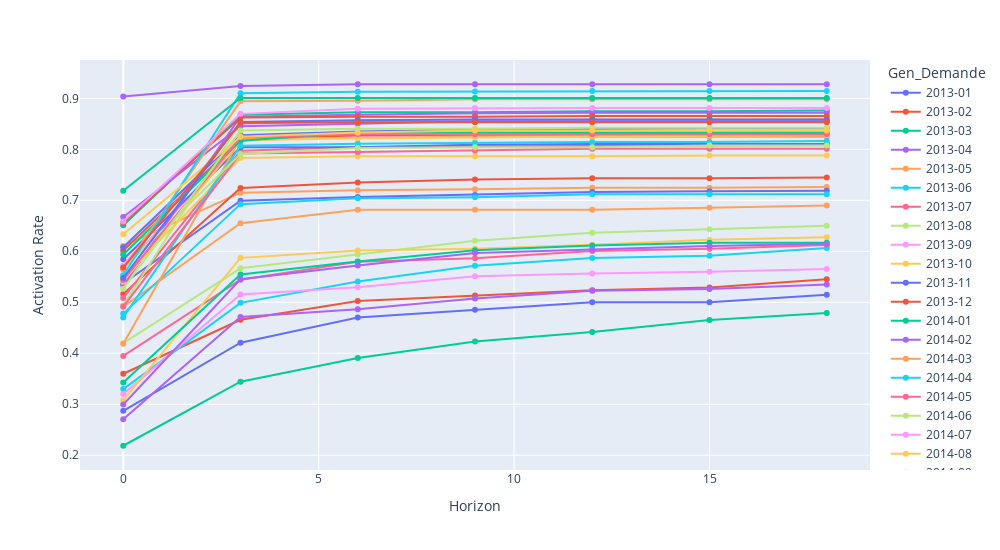

Notebook code cell kept with this figure:
### Markdown cell above
#### Entite B

### Code cell
plot_gen_horizon(df[df["Entite"]=="B"], gen="Gen_Demande", horizon="Horizon_Activ", x_axis="g")

### Figure 1 — Plotly figure (JSON) as saved in the notebook; plotly's stock layout.template omitted (floating-point values rounded to 4 significant figures)
{"data": [{"hovertemplate": "Gen_Demande=2013-01<br>Horizon=%{x}<br>Activation Rate=%{y}<extra></extra>", "legendgroup": "2013-01", "line": {"color": "#636efa", "dash": "solid"}, "marker": {"symbol": "circle"}, "mode": "lines+markers", "name": "2013-01", "orientation": "v", "showlegend": true, "type": "scatter", "x": [0, 3, 6, 9, 12, 15, 18], "xaxis": "x", "y": [0.2871, 0.4208, 0.4703, 0.4851, 0.5, 0.5, 0.5149], "yaxis": "y"}, {"hovertemplate": "Gen_Demande=2013-02<br>Horizon=%{x}<br>Activation Rate=%{y}<extra></extra>", "legendgroup": "2013-02", "line": {"color": "#EF553B", "dash": "solid"}, "marker": {"symbol": "circle"}, "mode": "lines+markers", "name": "2013-02", "orientation": "v", "showlegend": true, "type": "scatter", "x": [0, 3, 6, 9, 12, 15, 18], "xaxis": "x", "y": [0.3598, 0.4656, 0.5026, 0.5132, 0.5238, 0.5291, 0.545], "yaxis": "y"}, {"hovertemplate": "Gen_Demande=2013-03<br>Horizon=%{x}<br>Activation Rate=%{y}<extra></extra>", "legendgroup": "2013-03", "line": {"color": "#00cc96", "dash": "solid"}, "marker": {"symbol": "circle"}, "mode": "lines+markers", "name": "2013-03", "orientation": "v", "showlegend": true, "type": "scatter", "x": [0, 3, 6, 9, 12, 15, 18], "xaxis": "x", "y": [0.2186, 0.3442, 0.3907, 0.4233, 0.4419, 0.4651, 0.4791], "yaxis": "y"}, {"hovertemplate": "Gen_Demande=2013-04<br>Horizon=%{x}<br>Activation Rate=%{y}<extra></extra>", "legendgroup": "2013-04", "line": {"color": "#ab63fa", "dash": "solid"}, "marker": {"symbol": "circle"}, "mode": "lines+markers", "name": "2013-04", "orientation": "v", "showlegend": true, "type": "scatter", "x": [0, 3, 6, 9, 12, 15, 18], "xaxis": "x", "y": [0.2705, 0.4711, 0.4863, 0.5076, 0.5228, 0.5258, 0.535], "yaxis": "y"}, {"hovertemplate": "Gen_Demande=2013-05<br>Horizon=%{x}<br>Activation Rate=%{y}<extra></extra>", "legendgroup": "2013-05", "line": {"color": "#FFA15A", "dash": "solid"}, "marker": {"symbol": "circle"}, "mode": "lines+markers", "name": "2013-05", "orientation": "v", "showlegend": true, "type": "scatter", "x": [0, 3, 6, 9, 12, 15, 18], "xaxis": "x", "y": [0.6103, 0.715, 0.7198, 0.7214, 0.7246, 0.7246, 0.7262], "yaxis": "y"}, {"hovertemplate": "Gen_Demande=2013-06<br>Horizon=%{x}<br>Activation Rate=%{y}<extra></extra>", "legendgroup": "2013-06", "line": {"color": "#19d3f3", "dash": "solid"}, "marker": {"symbol": "circle"}, "mode": "lines+markers", "name": "2013-06", "orientation": "v", "showlegend": true, "type": "scatter", "x": [0, 3, 6, 9, 12, 15, 18], "xaxis": "x", "y": [0.3297, 0.4989, 0.5407, 0.5714, 0.5868, 0.5912, 0.6066], "yaxis": "y"}, {"hovertemplate": "Gen_Demande=2013-07<br>Horizon=%{x}<br>Activation Rate=%{y}<extra></extra>", "legendgroup": "2013-07", "line": {"color": "#FF6692", "dash": "solid"}, "marker": {"symbol": "circle"}, "mode": "lines+markers", "name": "2013-07", "orientation": "v", "showlegend": true, "type": "scatter", "x": [0, 3, 6, 9, 12, 15, 18], "xaxis": "x", "y": [0.3949, 0.5444, 0.5794, 0.5864, 0.6005, 0.6051, 0.6121], "yaxis": "y"}, {"hovertemplate": "Gen_Demande=2013-08<br>Horizon=%{x}<br>Activation Rate=%{y}<extra></extra>", "legendgroup": "2013-08", "line": {"color": "#B6E880", "dash": "solid"}, "marker": {"symbol": "circle"}, "mode": "lines+markers", "name": "2013-08", "orientation": "v", "showlegend": true, "type": "scatter", "x": [0, 3, 6, 9, 12, 15, 18], "xaxis": "x", "y": [0.4199, 0.5666, 0.5937, 0.6208, 0.6366, 0.6433, 0.6501], "yaxis": "y"}, {"hovertemplate": "Gen_Demande=2013-09<br>Horizon=%{x}<br>Activation Rate=%{y}<extra></extra>", "legendgroup": "2013-09", "line": {"color": "#FF97FF", "dash": "solid"}, "marker": {"symbol": "circle"}, "mode": "lines+markers", "name": "2013-09", "orientation": "v", "showlegend": true, "type": "scatter", "x": [0, 3, 6, 9, 12, 15, 18], "xaxis": "x", "y": [0.3202, 0.5152, 0.5295, 0.551, 0.5564, 0.5599, 0.5653], "yaxis": "y"}, {"hovertemplate": "Gen_Demande=2013-10<br>Horizon=%{x}<br>Activation Rate=%{y}<extra></extra>", "legendgroup": "2013-10", "line": {"color": "#FECB52", "dash": "solid"}, "marker": {"symbol": "circle"}, "mode": "lines+markers", "name": "2013-10", "orientation": "v", "showlegend": true, "type": "scatter", "x": [0, 3, 6, 9, 12, 15, 18], "xaxis": "x", "y": [0.3081, 0.5871, 0.6016, 0.6048, 0.6129, 0.6226, 0.6274], "yaxis": "y"}, {"hovertemplate": "Gen_Demande=2013-11<br>Horizon=%{x}<br>Activation Rate=%{y}<extra></extra>", "legendgroup": "2013-11", "line": {"color": "#636efa", "dash": "solid"}, "marker": {"symbol": "circle"}, "mode": "lines+markers", "name": "2013-11", "orientation": "v", "showlegend": true, "type": "scatter", "x": [0, 3, 6, 9, 12, 15, 18], "xaxis": "x", "y": [0.5367, 0.6992, 0.7062, 0.7105, 0.7161, 0.7175, 0.7189], "yaxis": "y"}, {"hovertemplate": "Gen_Demande=2013-12<br>Horizon=%{x}<br>Activation Rate=%{y}<extra></extra>", "legendgroup": "2013-12", "line": {"color": "#EF553B", "dash": "solid"}, "marker": {"symbol": "circle"}, "mode": "lines+markers", "name": "2013-12", "orientation": "v", "showlegend": true, "type": "scatter", "x": [0, 3, 6, 9, 12, 15, 18], "xaxis": "x", "y": [0.5163, 0.7239, 0.7351, 0.7407, 0.743, 0.743, 0.7446], "yaxis": "y"}, {"hovertemplate": "Gen_Demande=2014-01<br>Horizon=%{x}<br>Activation Rate=%{y}<extra></extra>", "legendgroup": "2014-01", "line": {"color": "#00cc96", "dash": "solid"}, "marker": {"symbol": "circle"}, "mode": "lines+markers", "name": "2014-01", "orientation": "v", "showlegend": true, "type": "scatter", "x": [0, 3, 6, 9, 12, 15, 18], "xaxis": "x", "y": [0.3425, 0.5543, 0.5801, 0.6022, 0.6114, 0.6169, 0.6169], "yaxis": "y"}, {"hovertemplate": "Gen_Demande=2014-02<br>Horizon=%{x}<br>Activation Rate=%{y}<extra></extra>", "legendgroup": "2014-02", "line": {"color": "#ab63fa", "dash": "solid"}, "marker": {"symbol": "circle"}, "mode": "lines+markers", "name": "2014-02", "orientation": "v", "showlegend": true, "type": "scatter", "x": [0, 3, 6, 9, 12, 15, 18], "xaxis": "x", "y": [0.2995, 0.545, 0.5721, 0.5968, 0.6036, 0.6104, 0.6149], "yaxis": "y"}, {"hovertemplate": "Gen_Demande=2014-03<br>Horizon=%{x}<br>Activation Rate=%{y}<extra></extra>", "legendgroup": "2014-03", "line": {"color": "#FFA15A", "dash": "solid"}, "marker": {"symbol": "circle"}, "mode": "lines+markers", "name": "2014-03", "orientation": "v", "showlegend": true, "type": "scatter", "x": [0, 3, 6, 9, 12, 15, 18], "xaxis": "x", "y": [0.4913, 0.655, 0.6812, 0.6812, 0.6812, 0.6856, 0.69], "yaxis": "y"}, {"hovertemplate": "Gen_Demande=2014-04<br>Horizon=%{x}<br>Activation Rate=%{y}<extra></extra>", "legendgroup": "2014-04", "line": {"color": "#19d3f3", "dash": "solid"}, "marker": {"symbol": "circle"}, "mode": "lines+markers", "name": "2014-04", "orientation": "v", "showlegend": true, "type": "scatter", "x": [0, 3, 6, 9, 12, 15, 18], "xaxis": "x", "y": [0.4778, 0.6925, 0.7041, 0.706, 0.7118, 0.7118, 0.7118], "yaxis": "y"}, {"hovertemplate": "Gen_Demande=2014-05<br>Horizon=%{x}<br>Activation Rate=%{y}<extra></extra>", "legendgroup": "2014-05", "line": {"color": "#FF6692", "dash": "solid"}, "marker": {"symbol": "circle"}, "mode": "lines+markers", "name": "2014-05", "orientation": "v", "showlegend": true, "type": "scatter", "x": [0, 3, 6, 9, 12, 15, 18], "xaxis": "x", "y": [0.5086, 0.7973, 0.8047, 0.8059, 0.8071, 0.8084, 0.8084], "yaxis": "y"}, {"hovertemplate": "Gen_Demande=2014-06<br>Horizon=%{x}<br>Activation Rate=%{y}<extra></extra>", "legendgroup": "2014-06", "line": {"color": "#B6E880", "dash": "solid"}, "marker": {"symbol": "circle"}, "mode": "lines+markers", "name": "2014-06", "orientation": "v", "showlegend": true, "type": "scatter", "x": [0, 3, 6, 9, 12, 15, 18], "xaxis": "x", "y": [0.4936, 0.8522, 0.856, 0.8573, 0.8573, 0.8586, 0.8599], "yaxis": "y"}, {"hovertemplate": "Gen_Demande=2014-07<br>Horizon=%{x}<br>Activation Rate=%{y}<extra></extra>", "legendgroup": "2014-07", "line": {"color": "#FF97FF", "dash": "solid"}, "marker": {"symbol": "circle"}, "mode": "lines+markers", "name": "2014-07", "orientation": "v", "showlegend": true, "type": "scatter", "x": [0, 3, 6, 9, 12, 15, 18], "xaxis": "x", "y": [0.5663, 0.8167, 0.8263, 0.8276, 0.8276, 0.829, 0.829], "yaxis": "y"}, {"hovertemplate": "Gen_Demande=2014-08<br>Horizon=%{x}<br>Activation Rate=%{y}<extra></extra>", "legendgroup": "2014-08", "line": {"color": "#FECB52", "dash": "solid"}, "marker": {"symbol": "circle"}, "mode": "lines+markers", "name": "2014-08", "orientation": "v", "showlegend": true, "type": "scatter", "x": [0, 3, 6, 9, 12, 15, 18], "xaxis": "x", "y": [0.5487, 0.7829, 0.7863, 0.7863, 0.7863, 0.788, 0.788], "yaxis": "y"}, {"hovertemplate": "Gen_Demande=2014-09<br>Horizon=%{x}<br>Activation Rate=%{y}<extra></extra>", "legendgroup": "2014-09", "line": {"color": "#636efa", "dash": "solid"}, "marker": {"symbol": "circle"}, "mode": "lines+markers", "name": "2014-09", "orientation": "v", "showlegend": true, "type": "scatter", "x": [0, 3, 6, 9, 12, 15, 18], "xaxis": "x", "y": [0.5843, 0.8042, 0.8042, 0.809, 0.8106, 0.8106, 0.8106], "yaxis": "y"}, {"hovertemplate": "Gen_Demande=2014-10<br>Horizon=%{x}<br>Activation Rate=%{y}<extra></extra>", "legendgroup": "2014-10", "line": {"color": "#EF553B", "dash": "solid"}, "marker": {"symbol": "circle"}, "mode": "lines+markers", "name": "2014-10", "orientation": "v", "showlegend": true, "type": "scatter", "x": [0, 3, 6, 9, 12, 15, 18], "xaxis": "x", "y": [0.6014, 0.8194, 0.8278, 0.8292, 0.8306, 0.8319, 0.8319], "yaxis": "y"}, {"hovertemplate": "Gen_Demande=2014-11<br>Horizon=%{x}<br>Activation Rate=%{y}<extra></extra>", "legendgroup": "2014-11", "line": {"color": "#00cc96", "dash": "solid"}, "marker": {"symbol": "circle"}, "mode": "lines+markers", "name": "2014-11", "orientation": "v", "showlegend": true, "type": "scatter", "x": [0, 3, 6, 9, 12, 15, 18], "xaxis": "x", "y": [0.6508, 0.8678, 0.8729, 0.8729, 0.8746, 0.8746, 0.8763], "yaxis": "y"}, {"hovertemplate": "Gen_Demande=2014-12<br>Horizon=%{x}<br>Activation Rate=%{y}<extra></extra>", "legendgroup": "2014-12", "line": {"color": "#ab63fa", "dash": "solid"}, "marker": {"symbol": "circle"}, "mode": "lines+markers", "name": "2014-12", "orientation": "v", "showlegend": true, "type": "scatter", "x": [0, 3, 6, 9, 12, 15, 18], "xaxis": "x", "y": [0.5327, 0.8641, 0.8676, 0.8705, 0.8716, 0.8716, 0.8716], "yaxis": "y"}, {"hovertemplate": "Gen_Demande=2015-01<br>Horizon=%{x}<br>Activation Rate=%{y}<extra></extra>", "legendgroup": "2015-01", "line": {"color": "#FFA15A", "dash": "solid"}, "marker": {"symbol": "circle"}, "mode": "lines+markers", "name": "2015-01", "orientation": "v", "showlegend": true, "type": "scatter", "x": [0, 3, 6, 9, 12, 15, 18], "xaxis": "x", "y": [0.4188, 0.8205, 0.8226, 0.8248, 0.8248, 0.8248, 0.8248], "yaxis": "y"}, {"hovertemplate": "Gen_Demande=2015-02<br>Horizon=%{x}<br>Activation Rate=%{y}<extra></extra>", "legendgroup": "2015-02", "line": {"color": "#19d3f3", "dash": "solid"}, "marker": {"symbol": "circle"}, "mode": "lines+markers", "name": "2015-02", "orientation": "v", "showlegend": true, "type": "scatter", "x": [0, 3, 6, 9, 12, 15, 18], "xaxis": "x", "y": [0.4703, 0.8072, 0.8108, 0.8126, 0.8144, 0.8144, 0.8162], "yaxis": "y"}, {"hovertemplate": "Gen_Demande=2015-03<br>Horizon=%{x}<br>Activation Rate=%{y}<extra></extra>", "legendgroup": "2015-03", "line": {"color": "#FF6692", "dash": "solid"}, "marker": {"symbol": "circle"}, "mode": "lines+markers", "name": "2015-03", "orientation": "v", "showlegend": true, "type": "scatter", "x": [0, 3, 6, 9, 12, 15, 18], "xaxis": "x", "y": [0.4916, 0.7917, 0.7948, 0.7979, 0.8009, 0.8009, 0.8009], "yaxis": "y"}, {"hovertemplate": "Gen_Demande=2015-04<br>Horizon=%{x}<br>Activation Rate=%{y}<extra></extra>", "legendgroup": "2015-04", "line": {"color": "#B6E880", "dash": "solid"}, "marker": {"symbol": "circle"}, "mode": "lines+markers", "name": "2015-04", "orientation": "v", "showlegend": true, "type": "scatter", "x": [0, 3, 6, 9, 12, 15, 18], "xaxis": "x", "y": [0.5662, 0.7906, 0.8023, 0.804, 0.804, 0.8074, 0.8074], "yaxis": "y"}, {"hovertemplate": "Gen_Demande=2015-05<br>Horizon=%{x}<br>Activation Rate=%{y}<extra></extra>", "legendgroup": "2015-05", "line": {"color": "#FF97FF", "dash": "solid"}, "marker": {"symbol": "circle"}, "mode": "lines+markers", "name": "2015-05", "orientation": "v", "showlegend": true, "type": "scatter", "x": [0, 3, 6, 9, 12, 15, 18], "xaxis": "x", "y": [0.5719, 0.8503, 0.8561, 0.8573, 0.8573, 0.8573, 0.8573], "yaxis": "y"}, {"hovertemplate": "Gen_Demande=2015-06<br>Horizon=%{x}<br>Activation Rate=%{y}<extra></extra>", "legendgroup": "2015-06", "line": {"color": "#FECB52", "dash": "solid"}, "marker": {"symbol": "circle"}, "mode": "lines+markers", "name": "2015-06", "orientation": "v", "showlegend": true, "type": "scatter", "x": [0, 3, 6, 9, 12, 15, 18], "xaxis": "x", "y": [0.5403, 0.8177, 0.8217, 0.823, 0.8256, 0.8269, 0.8283], "yaxis": "y"}, {"hovertemplate": "Gen_Demande=2015-07<br>Horizon=%{x}<br>Activation Rate=%{y}<extra></extra>", "legendgroup": "2015-07", "line": {"color": "#636efa", "dash": "solid"}, "marker": {"symbol": "circle"}, "mode": "lines+markers", "name": "2015-07", "orientation": "v", "showlegend": true, "type": "scatter", "x": [0, 3, 6, 9, 12, 15, 18], "xaxis": "x", "y": [0.6081, 0.8274, 0.8351, 0.8383, 0.8398, 0.8414, 0.8414], "yaxis": "y"}, {"hovertemplate": "Gen_Demande=2015-08<br>Horizon=%{x}<br>Activation Rate=%{y}<extra></extra>", "legendgroup": "2015-08", "line": {"color": "#EF553B", "dash": "solid"}, "marker": {"symbol": "circle"}, "mode": "lines+markers", "name": "2015-08", "orientation": "v", "showlegend": true, "type": "scatter", "x": [0, 3, 6, 9, 12, 15, 18], "xaxis": "x", "y": [0.6554, 0.8622, 0.8638, 0.8638, 0.8654, 0.8654, 0.8654], "yaxis": "y"}, {"hovertemplate": "Gen_Demande=2015-09<br>Horizon=%{x}<br>Activation Rate=%{y}<extra></extra>", "legendgroup": "2015-09", "line": {"color": "#00cc96", "dash": "solid"}, "marker": {"symbol": "circle"}, "mode": "lines+markers", "name": "2015-09", "orientation": "v", "showlegend": true, "type": "scatter", "x": [0, 3, 6, 9, 12, 15, 18], "xaxis": "x", "y": [0.5938, 0.8167, 0.8328, 0.8328, 0.8328, 0.8328, 0.8328], "yaxis": "y"}, {"hovertemplate": "Gen_Demande=2015-10<br>Horizon=%{x}<br>Activation Rate=%{y}<extra></extra>", "legendgroup": "2015-10", "line": {"color": "#ab63fa", "dash": "solid"}, "marker": {"symbol": "circle"}, "mode": "lines+markers", "name": "2015-10", "orientation": "v", "showlegend": true, "type": "scatter", "x": [0, 3, 6, 9, 12, 15, 18], "xaxis": "x", "y": [0.6672, 0.8451, 0.8501, 0.855, 0.855, 0.855, 0.855], "yaxis": "y"}, {"hovertemplate": "Gen_Demande=2015-11<br>Horizon=%{x}<br>Activation Rate=%{y}<extra></extra>", "legendgroup": "2015-11", "line": {"color": "#FFA15A", "dash": "solid"}, "marker": {"symbol": "circle"}, "mode": "lines+markers", "name": "2015-11", "orientation": "v", "showlegend": true, "type": "scatter", "x": [0, 3, 6, 9, 12, 15, 18], "xaxis": "x", "y": [0.5642, 0.894, 0.8954, 0.898, 0.898, 0.898, 0.898], "yaxis": "y"}, {"hovertemplate": "Gen_Demande=2015-12<br>Horizon=%{x}<br>Activation Rate=%{y}<extra></extra>", "legendgroup": "2015-12", "line": {"color": "#19d3f3", "dash": "solid"}, "marker": {"symbol": "circle"}, "mode": "lines+markers", "name": "2015-12", "orientation": "v", "showlegend": true, "type": "scatter", "x": [0, 3, 6, 9, 12, 15, 18], "xaxis": "x", "y": [0.5529, 0.9097, 0.9127, 0.9133, 0.9145, 0.9145, 0.9145], "yaxis": "y"}, {"hovertemplate": "Gen_Demande=2016-01<br>Horizon=%{x}<br>Activation Rate=%{y}<extra></extra>", "legendgroup": "2016-01", "line": {"color": "#FF6692", "dash": "solid"}, "marker": {"symbol": "circle"}, "mode": "lines+markers", "name": "2016-01", "orientation": "v", "showlegend": true, "type": "scatter", "x": [0, 3, 6, 9, 12, 15, 18], "xaxis": "x", "y": [0.5437, 0.8234, 0.8297, 0.8297, 0.8297, 0.8297, 0.8297], "yaxis": "y"}, {"hovertemplate": "Gen_Demande=2016-02<br>Horizon=%{x}<br>Activation Rate=%{y}<extra></extra>", "legendgroup": "2016-02", "line": {"color": "#B6E880", "dash": "solid"}, "marker": {"symbol": "circle"}, "mode": "lines+markers", "name": "2016-02", "orientation": "v", "showlegend": true, "type": "scatter", "x": [0, 3, 6, 9, 12, 15, 18], "xaxis": "x", "y": [0.5266, 0.8367, 0.8404, 0.8404, 0.8422, 0.8422, 0.8422], "yaxis": "y"}, {"hovertemplate": "Gen_Demande=2016-03<br>Horizon=%{x}<br>Activation Rate=%{y}<extra></extra>", "legendgroup": "2016-03", "line": {"color": "#FF97FF", "dash": "solid"}, "marker": {"symbol": "circle"}, "mode": "lines+markers", "name": "2016-03", "orientation": "v", "showlegend": true, "type": "scatter", "x": [0, 3, 6, 9, 12, 15, 18], "xaxis": "x", "y": [0.6584, 0.8695, 0.8798, 0.8812, 0.8812, 0.8812, 0.8812], "yaxis": "y"}, {"hovertemplate": "Gen_Demande=2016-04<br>Horizon=%{x}<br>Activation Rate=%{y}<extra></extra>", "legendgroup": "2016-04", "line": {"color": "#FECB52", "dash": "solid"}, "marker": {"symbol": "circle"}, "mode": "lines+markers", "name": "2016-04", "orientation": "v", "showlegend": true, "type": "scatter", "x": [0, 3, 6, 9, 12, 15, 18], "xaxis": "x", "y": [0.6334, 0.8246, 0.8331, 0.8368, 0.8368, 0.8368, 0.8368], "yaxis": "y"}, {"hovertemplate": "Gen_Demande=2016-05<br>Horizon=%{x}<br>Activation Rate=%{y}<extra></extra>", "legendgroup": "2016-05", "line": {"color": "#636efa", "dash": "solid"}, "marker": {"symbol": "circle"}, "mode": "lines+markers", "name": "2016-05", "orientation": "v", "showlegend": true, "type": "scatter", "x": [0, 3, 6, 9, 12, 15, 18], "xaxis": "x", "y": [0.5474, 0.8538, 0.857, 0.8587, 0.8587, 0.8587, 0.8587], "yaxis": "y"}, {"hovertemplate": "Gen_Demande=2016-06<br>Horizon=%{x}<br>Activation Rate=%{y}<extra></extra>", "legendgroup": "2016-06", "line": {"color": "#EF553B", "dash": "solid"}, "marker": {"symbol": "circle"}, "mode": "lines+markers", "name": "2016-06", "orientation": "v", "showlegend": true, "type": "scatter", "x": [0, 3, 6, 9, 12, 15, 18], "xaxis": "x", "y": [0.5682, 0.8517, 0.8529, 0.8529, 0.8529, 0.8529, 0.8529], "yaxis": "y"}, {"hovertemplate": "Gen_Demande=2016-07<br>Horizon=%{x}<br>Activation Rate=%{y}<extra></extra>", "legendgroup": "2016-07", "line": {"color": "#00cc96", "dash": "solid"}, "marker": {"symbol": "circle"}, "mode": "lines+markers", "name": "2016-07", "orientation": "v", "showlegend": true, "type": "scatter", "x": [0, 3, 6, 9, 12, 15, 18], "xaxis": "x", "y": [0.7186, 0.9007, 0.9007, 0.9007, 0.9007, 0.9007, 0.9007], "yaxis": "y"}, {"hovertemplate": "Gen_Demande=2016-08<br>Horizon=%{x}<br>Activation Rate=%{y}<extra></extra>", "legendgroup": "2016-08", "line": {"color": "#ab63fa", "dash": "solid"}, "marker": {"symbol": "circle"}, "mode": "lines+markers", "name": "2016-08", "orientation": "v", "showlegend": true, "type": "scatter", "x": [0, 3, 6, 9, 12, 15, 18], "xaxis": "x", "y": [0.9034, 0.9241, 0.9276, 0.9276, 0.9276, 0.9276, 0.9276], "yaxis": "y"}], "layout": {"height": 550, "legend": {"title": {"text": "Gen_Demande"}, "tracegroupgap": 0}, "margin": {"t": 60}, "width": 1000, "xaxis": {"anchor": "y", "domain": [0, 1], "title": {"text": "Horizon"}}, "yaxis": {"anchor": "x", "domain": [0, 1], "title": {"text": "Activation Rate"}}}}
